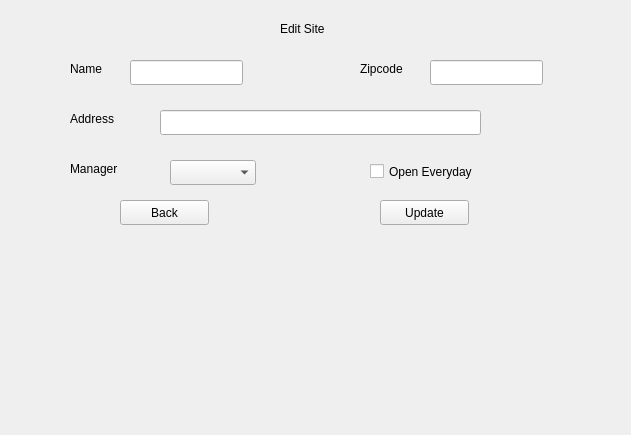
<?xml version="1.0" encoding="UTF-8"?>
<ui version="4.0">
 <class>Form</class>
 <widget class="QWidget" name="Form">
  <property name="geometry">
   <rect>
    <x>0</x>
    <y>0</y>
    <width>631</width>
    <height>435</height>
   </rect>
  </property>
  <property name="windowTitle">
   <string>Form</string>
  </property>
  <widget class="QLabel" name="label">
   <property name="geometry">
    <rect>
     <x>280</x>
     <y>20</y>
     <width>67</width>
     <height>17</height>
    </rect>
   </property>
   <property name="text">
    <string>Edit Site </string>
   </property>
  </widget>
  <widget class="QLabel" name="label_2">
   <property name="geometry">
    <rect>
     <x>70</x>
     <y>60</y>
     <width>67</width>
     <height>17</height>
    </rect>
   </property>
   <property name="text">
    <string>Name</string>
   </property>
  </widget>
  <widget class="QLineEdit" name="lineEdit">
   <property name="geometry">
    <rect>
     <x>130</x>
     <y>60</y>
     <width>113</width>
     <height>25</height>
    </rect>
   </property>
  </widget>
  <widget class="QLabel" name="label_3">
   <property name="geometry">
    <rect>
     <x>360</x>
     <y>60</y>
     <width>67</width>
     <height>17</height>
    </rect>
   </property>
   <property name="text">
    <string>Zipcode</string>
   </property>
  </widget>
  <widget class="QLineEdit" name="lineEdit_2">
   <property name="geometry">
    <rect>
     <x>430</x>
     <y>60</y>
     <width>113</width>
     <height>25</height>
    </rect>
   </property>
  </widget>
  <widget class="QLabel" name="label_4">
   <property name="geometry">
    <rect>
     <x>70</x>
     <y>110</y>
     <width>67</width>
     <height>17</height>
    </rect>
   </property>
   <property name="text">
    <string>Address</string>
   </property>
  </widget>
  <widget class="QLineEdit" name="lineEdit_3">
   <property name="geometry">
    <rect>
     <x>160</x>
     <y>110</y>
     <width>321</width>
     <height>25</height>
    </rect>
   </property>
  </widget>
  <widget class="QLabel" name="label_5">
   <property name="geometry">
    <rect>
     <x>70</x>
     <y>160</y>
     <width>67</width>
     <height>17</height>
    </rect>
   </property>
   <property name="text">
    <string>Manager</string>
   </property>
  </widget>
  <widget class="QComboBox" name="comboBox">
   <property name="geometry">
    <rect>
     <x>170</x>
     <y>160</y>
     <width>86</width>
     <height>25</height>
    </rect>
   </property>
  </widget>
  <widget class="QCheckBox" name="checkBox">
   <property name="geometry">
    <rect>
     <x>370</x>
     <y>160</y>
     <width>131</width>
     <height>23</height>
    </rect>
   </property>
   <property name="text">
    <string>Open Everyday</string>
   </property>
  </widget>
  <widget class="QPushButton" name="pushButton">
   <property name="geometry">
    <rect>
     <x>120</x>
     <y>200</y>
     <width>89</width>
     <height>25</height>
    </rect>
   </property>
   <property name="text">
    <string>Back</string>
   </property>
  </widget>
  <widget class="QPushButton" name="pushButton_2">
   <property name="geometry">
    <rect>
     <x>380</x>
     <y>200</y>
     <width>89</width>
     <height>25</height>
    </rect>
   </property>
   <property name="text">
    <string>Update</string>
   </property>
  </widget>
 </widget>
 <resources/>
 <connections/>
</ui>
